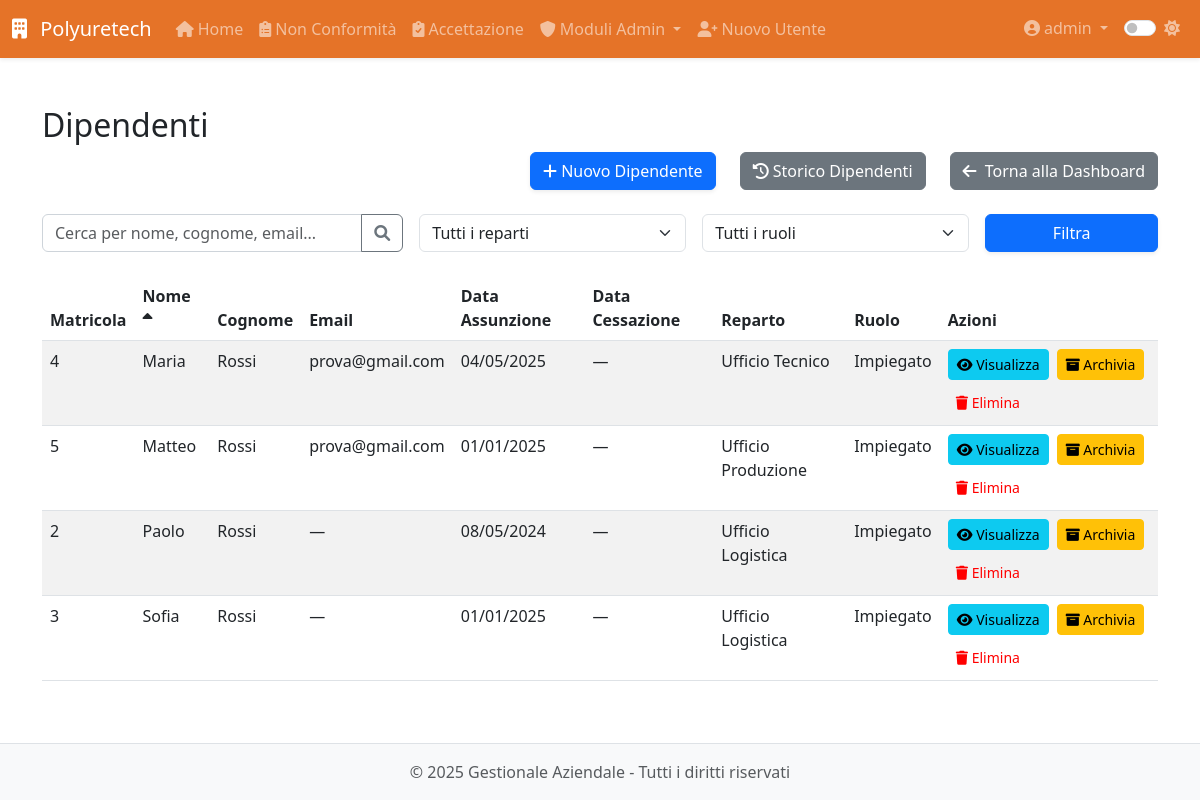
/modulo8/modulo8/dipendenti (signed in), run on the app's committed database.
### app/models.py (models this page shows, shortened)
class User(UserMixin, db.Model):
    __tablename__ = 'users'
    id = db.Column(db.Integer, primary_key=True)
    username = db.Column(db.String(64), unique=True, nullable=False, index=True)
    email = db.Column(db.String(120), unique=True, nullable=False, index=True)
    password_hash = db.Column(db.String(128), nullable=False)
    role = db.Column(db.String(20), default='operatore')  # 'operatore' o 'admin'
    created_at = db.Column(db.DateTime, default=datetime.utcnow)
    last_login = db.Column(db.DateTime)
    is_active = db.Column(db.Boolean, default=True)
    is_admin = db.Column(db.Boolean, default=False)
    modules = db.Column(db.String(255), default='')  # Lista di moduli accessibili separati da virgola
    modulo1_entries = db.relationship('Modulo1Entry',
                               backref='author',
                               lazy='dynamic',
                               foreign_keys='Modulo1Entry.user_id')
    modulo5_entries = db.relationship('Modulo5Entry',
                               backref='author',
                               lazy='dynamic',
                               foreign_keys='Modulo5Entry.user_id')
    def is_admin(self):
        return self.role == 'admin'

class Dipendente(db.Model):
    __tablename__ = 'dipendente'
    id = db.Column(db.Integer, primary_key=True)
    nome = db.Column(db.String(100), nullable=False)
    cognome = db.Column(db.String(100), nullable=False)
    data_nascita = db.Column(db.Date, nullable=False)
    luogo_nascita = db.Column(db.String(100), nullable=False)
    provincia_nascita = db.Column(db.String(2), nullable=False)
    codice_fiscale = db.Column(db.String(16))
    email = db.Column(db.String(120))
    telefono = db.Column(db.String(20))
    matricola = db.Column(db.String(20), unique=True)
    reparto = db.Column(db.String(100))
    ruolo = db.Column(db.String(100))
    data_assunzione_somministrazione = db.Column(db.Date)
    agenzia_somministrazione = db.Column(db.String(100))
    data_assunzione_indeterminato = db.Column(db.Date)
    legge_104 = db.Column(db.Boolean, default=False)
    donatore_avis = db.Column(db.Boolean, default=False)
    indirizzo_residenza = db.Column(db.String(200))
    citta_residenza = db.Column(db.String(100))
    provincia_residenza = db.Column(db.String(2))
    cap_residenza = db.Column(db.String(5))
    data_cessazione = db.Column(db.Date)
    note = db.Column(db.Text)
    archiviato = db.Column(db.Boolean, default=False)
    created_by_id = db.Column(db.Integer, db.ForeignKey('users.id'))
    created_by = db.relationship('User', backref='dipendenti_creati')
    competenze = db.relationship('Competenza',
                               secondary='dipendente_competenza',
                               backref=db.backref('dipendenti', lazy='dynamic'))
    competenze_associate = db.relationship('DipendenteCompetenza',
                                         back_populates='dipendente',
                                         overlaps="competenze,dipendenti")
    vestiario = db.relationship('Inventory',
                              secondary='prelievi_vestiario',
                              backref='dipendenti')
    performance = db.relationship('Performance', back_populates='dipendente', cascade='all, delete-orphan')
    partecipazioni_corsi = db.relationship('PartecipazioneCorso', backref='dipendente', lazy=True)
    corsi_sicurezza = db.relationship('CorsoSicurezza', secondary='dipendente_corso_sicurezza',
                                    backref=db.backref('dipendenti', lazy=True))
    @property
    def data_cessazione_date(self):
        return self.data_cessazione.date() if self.data_cessazione else None

### app/routes/modulo8.py (the view, shortened to what this page needs)
@modulo8.route('/modulo8/dipendenti')
@login_required
@admin_required
def dipendenti():
    search = request.args.get('search', '')
    reparto = request.args.get('reparto', '')
    ruolo = request.args.get('ruolo', '')
    sort_by = request.args.get('sort_by', 'nome')  # default sort by nome
    sort_order = request.args.get('sort_order', 'asc')  # default ascending
    query = Dipendente.query.filter_by(archiviato=False)
    if reparto:
        query = query.filter(Dipendente.reparto == reparto)
    if ruolo:
        query = query.filter(Dipendente.ruolo == ruolo)
    if sort_order == 'desc':
        query = query.order_by(getattr(Dipendente, sort_by).desc())
    else:
        query = query.order_by(getattr(Dipendente, sort_by).asc())
    dipendenti = query.all()
    reparti = db.session.query(Dipendente.reparto).distinct().filter(Dipendente.reparto.isnot(None)).all()
    reparti = [r[0] for r in reparti]
    ruoli = db.session.query(Dipendente.ruolo).distinct().filter(Dipendente.ruolo.isnot(None)).all()
    ruoli = [r[0] for r in ruoli]
    now = datetime.utcnow()
    return render_template(
        'modulo8/dipendenti.html',
        dipendenti=dipendenti,
        now=now,
        reparti=reparti,
        ruoli=ruoli,
        sort_by=sort_by,
        sort_order=sort_order
    )

### app/models.py (called while the page is built)
@login_manager.user_loader
def load_user(id):
    return User.query.get(int(id))

### app/utils.py (called while the page is built)
def admin_required(f):
    @wraps(f)
    def decorated_function(*args, **kwargs):
        if not current_user.is_admin:
            abort(403)
        return f(*args, **kwargs)
    return decorated_function

### app/templates/modulo8/dipendenti.html (shortened to what this page needs)
{% extends 'base.html' %}
{% block content %}
<div class="module-view">
  <h2>Dipendenti</h2>
  <div class="d-flex justify-content-end gap-4 mb-4">
    <a href="{{ url_for('modulo8.nuovo_dipendente') }}" class="btn btn-primary">
      <i class="fas fa-plus"></i> Nuovo Dipendente
    </a>
    <a href="{{ url_for('modulo8.storico_dipendenti') }}" class="btn btn-secondary">
      <i class="fas fa-history"></i> Storico Dipendenti
    </a>
    <a href="{{ url_for('modulo8.dashboard') }}" class="btn btn-secondary">
      <i class="fas fa-arrow-left me-1"></i> Torna alla Dashboard
  </a>
  </div>
  <div class="search-container mb-4">
    <form action="{{ url_for('modulo8.dipendenti') }}" method="GET" class="row g-3">
      <div class="col-md-4">
        <div class="input-group">
          <input type="text" class="form-control" name="search" placeholder="Cerca per nome, cognome, email..." value="{{ request.args.get('search', '') }}">
          <button class="btn btn-outline-secondary" type="submit">
            <i class="fas fa-search"></i>
          </button>
        </div>
      </div>
      <div class="col-md-3">
        <select class="form-select" name="reparto">
          <option value="">Tutti i reparti</option>
        </select>
      </div>
      <div class="col-md-3">
        <select class="form-select" name="ruolo">
          <option value="">Tutti i ruoli</option>
        </select>
      </div>
      <div class="col-md-2">
        <button type="submit" class="btn btn-primary w-100">Filtra</button>
      </div>
    </form>
  </div>
  <table class="table table-striped">
    <thead>
      <tr>
        <th>
          <a href="{{ url_for('modulo8.dipendenti', sort_by='matricola', sort_order='asc' if sort_by != 'matricola' or sort_order == 'desc' else 'desc', search=search, reparto=reparto, ruolo=ruolo) }}" class="text-decoration-none text-dark">
            Matricola
          </a>
        </th>
        <th>
          <a href="{{ url_for('modulo8.dipendenti', sort_by='nome', sort_order='asc' if sort_by != 'nome' or sort_order == 'desc' else 'desc', search=search, reparto=reparto, ruolo=ruolo) }}" class="text-decoration-none text-dark">
            Nome
            {% if sort_by == 'nome' %}
              <i class="fas fa-sort-{{ 'up' if sort_order == 'asc' else 'down' }}"></i>
            {% endif %}
          </a>
        </th>
        <th>
          <a href="{{ url_for('modulo8.dipendenti', sort_by='cognome', sort_order='asc' if sort_by != 'cognome' or sort_order == 'desc' else 'desc', search=search, reparto=reparto, ruolo=ruolo) }}" class="text-decoration-none text-dark">
            Cognome
          </a>
        </th>
        <th>
          <a href="{{ url_for('modulo8.dipendenti', sort_by='email', sort_order='asc' if sort_by != 'email' or sort_order == 'desc' else 'desc', search=search, reparto=reparto, ruolo=ruolo) }}" class="text-decoration-none text-dark">
            Email
          </a>
        </th>
        <th>
          <a href="{{ url_for('modulo8.dipendenti', sort_by='data_assunzione_indeterminato', sort_order='asc' if sort_by != 'data_assunzione_indeterminato' or sort_order == 'desc' else 'desc', search=search, reparto=reparto, ruolo=ruolo) }}" class="text-decoration-none text-dark">
            Data Assunzione
          </a>
        </th>
        <th>
          <a href="{{ url_for('modulo8.dipendenti', sort_by='data_cessazione', sort_order='asc' if sort_by != 'data_cessazione' or sort_order == 'desc' else 'desc', search=search, reparto=reparto, ruolo=ruolo) }}" class="text-decoration-none text-dark">
            Data Cessazione
          </a>
        </th>
        <th>
          <a href="{{ url_for('modulo8.dipendenti', sort_by='reparto', sort_order='asc' if sort_by != 'reparto' or sort_order == 'desc' else 'desc', search=search, reparto=reparto, ruolo=ruolo) }}" class="text-decoration-none text-dark">
            Reparto
          </a>
        </th>
        <th>
          <a href="{{ url_for('modulo8.dipendenti', sort_by='ruolo', sort_order='asc' if sort_by != 'ruolo' or sort_order == 'desc' else 'desc', search=search, reparto=reparto, ruolo=ruolo) }}" class="text-decoration-none text-dark">
            Ruolo
          </a>
        </th>
        <th>Azioni</th>
      </tr>
    </thead>
    <tbody>
      {% for dip in dipendenti %}
      <tr>
        <td>{{ dip.matricola or '—' }}</td>
        <td>{{ dip.nome }}</td>
        <td>{{ dip.cognome }}</td>
        <td>{{ dip.email or '—' }}</td>
        <td>
          {% if dip.data_assunzione_indeterminato %}
            {{ dip.data_assunzione_indeterminato.strftime('%d/%m/%Y') }}
          {% elif dip.data_assunzione_somministrazione %}
            {{ dip.data_assunzione_somministrazione.strftime('%d/%m/%Y') }}
          {% else %}
            —
          {% endif %}
        </td>
        <td>{{ dip.data_cessazione_date.strftime('%d-%m-%Y') if dip.data_cessazione_date else '—' }}</td>
        <td>{{ dip.reparto or '—' }}</td>
        <td>{{ dip.ruolo or '—' }}</td>
        <td>
          <div class="d-flex gap-2 flex-wrap">
            <a href="{{ url_for('modulo8.profilo_dipendente', id=dip.id) }}" class="btn btn-sm btn-info">
              <i class="fas fa-eye"></i> Visualizza
            </a>
            <button type="button" class="btn btn-sm btn-warning" data-bs-toggle="modal" data-bs-target="#archiveModal{{ dip.id }}">
              <i class="fas fa-archive"></i> Archivia
            </button>
            <button type="button" class="btn btn-sm btn-danger" data-bs-toggle="modal" data-bs-target="#deleteModal{{ dip.id }}">
              <i class="fas fa-trash"></i> Elimina
            </button>
          </div>
        </td>
      </tr>
      {% endfor %}
    </tbody>
  </table>
</div>
{% endblock %}

### app/templates/base.html (shortened to what this page needs)
<!DOCTYPE html>
<html lang="it">
<head>
    <link href="https://cdn.jsdelivr.net/npm/bootstrap@5.3.0-alpha1/dist/css/bootstrap.min.css" rel="stylesheet">
    <link rel="stylesheet" href="https://cdnjs.cloudflare.com/ajax/libs/font-awesome/6.0.0/css/all.min.css">
    <link id="theme-style" rel="stylesheet" href="{{ url_for('static', filename='css/theme-' + theme + '.css') }}">
    <link rel="stylesheet" href="{{ url_for('static', filename='css/style.css') }}">
    <link rel="stylesheet" href="{{ url_for('static', filename='css/modulo8.css') }}">
</head>
<body>
    <header class="navbar navbar-expand-lg navbar-dark bg-primary sticky-top shadow-sm">
        <div class="container-fluid">
            <a class="navbar-brand" href="{{ url_for('dashboard.index') }}">
                <i class="fas fa-building me-2"></i> Polyuretech
            </a>
            <div class="collapse navbar-collapse" id="navbarMain">
                {% if current_user.is_authenticated %}
                <ul class="navbar-nav me-auto">
                    <li class="nav-item">
                        <a class="nav-link" href="{{ url_for('dashboard.index') }}">
                            <i class="fas fa-home me-1"></i>Home
                        </a>
                    </li>
                    <li class="nav-item">
                        <a class="nav-link" href="{{ url_for('modulo1.index') }}">
                            <i class="fas fa-clipboard-list me-1"></i>Non Conformità
                        </a>
                    </li>
                    <li class="nav-item">
                        <a class="nav-link" href="{{ url_for('modulo5.index') }}">
                            <i class="fas fa-clipboard-check me-1"></i>Accettazione
                        </a>
                    </li>
                    {% if current_user.is_admin() %}
                    <li class="nav-item dropdown">
                        <a class="nav-link dropdown-toggle" href="#" id="adminModulesDropdown" data-bs-toggle="dropdown">
                            <i class="fas fa-shield-alt me-1"></i>Moduli Admin
                        </a>
                    </li>
                    <li class="nav-item">
                        <a class="nav-link" href="{{ url_for('auth.register') }}">
                            <i class="fas fa-user-plus me-1"></i>Nuovo Utente
                        </a>
                    </li>
                    {% endif %}
                </ul>
                <ul class="navbar-nav ms-auto">
                    <li class="nav-item dropdown">
                        <a class="nav-link dropdown-toggle" href="#" id="userDropdown" data-bs-toggle="dropdown">
                            <i class="fas fa-user-circle me-1"></i>{{ current_user.username }}
                        </a>
                    </li>
                    <li class="nav-item">
                        <div class="nav-link">
                            <div class="form-check form-switch">
                                <input class="form-check-input" type="checkbox" id="darkModeToggle" {% if theme == 'dark' %}checked{% endif %}>
                                <label class="form-check-label" for="darkModeToggle">
                                    <i id="theme-icon" class="fas {% if theme == 'dark' %}fa-moon{% else %}fa-sun{% endif %}"></i>
                                </label>
                            </div>
                        </div>
                    </li>
                </ul>
                {% endif %}
            </div>
        </div>
    </header>
    <main class="container py-4">
        {% block content %}{% endblock %}
    </main>
    <footer class="footer mt-auto py-3 bg-light">
        <div class="container text-center">
            <span class="text-muted">&copy; {{ current_year }} {{ app_name }} - Tutti i diritti riservati</span>
        </div>
    </footer>
</body>
</html>

### app/static/css/theme-light.css (style rules this page uses)
:root { --primary-color: #e05a00d7; --secondary-color: #6c757d; --bg-color: #ffffff; --text-color: #212529; --border-color: #dee2e6; --hover-bg: #f8f9fa; --card-bg: #ffffff; --card-border: #e9ecef; --input-bg: #ffffff; --input-border: #ced4da; --footer-bg: #f8f9fa; --footer-text: #6c757d; --bs-primary-rgb: 0, 0, 0; --bs-success-rgb: 1, 150, 20; --bs-info-rgb: 0, 0, 255; --bs-purple-rgb: 128, 0, 128; --bs-orange-rgb: 255, 165, 0; --bs-teal-rgb: 180, 180, 180; --bs-warning-rgb: 255, 255, 0; --bs-danger-rgb: 255, 0, 0; --bs-btn-bg: #ffffff; }
body { background-color: var(--bg-color); color: var(--text-color); transition: all 0.3s ease; }
.navbar-dark { background-color: var(--primary-color) !important; }
.form-control { background-color: var(--input-bg); border-color: var(--input-border); color: var(--text-color); }
.footer { background-color: var(--footer-bg) !important; color: var(--footer-text); border-top: 1px solid var(--border-color); }
.table { color: var(--text-color); }
.table-striped tbody tr:nth-of-type(odd) { background-color: rgba(0, 0, 0, 0.05); }
.btn-danger { background-color: var(--bs-danger-rgb); color: #ff0000; border: none; }

### app/static/css/style.css (style rules this page uses)
body { display: flex; flex-direction: column; min-height: 100vh; }
main { flex: 1; }
.btn-primary { box-shadow: 0 .125rem .25rem rgba(0,0,0,.075); }

### data on the page
User: username "admin"
Dipendente: matricola "4", nome "Maria", cognome "Rossi", email "prova@gmail.com", data_assunzione_indeterminato "04/05/2025", data_cessazione_date "—", reparto "Ufficio Tecnico", ruolo "Impiegato"
Dipendente: matricola "5", nome "Matteo", cognome "Rossi", email "prova@gmail.com", data_assunzione_indeterminato "01/01/2025", data_cessazione_date "—", reparto "Ufficio Produzione", ruolo "Impiegato"
Dipendente: matricola "2", nome "Paolo", cognome "Rossi", email "—", data_assunzione_somministrazione "08/05/2024", data_cessazione_date "—", reparto "Ufficio Logistica", ruolo "Impiegato"
Dipendente: matricola "3", nome "Sofia", cognome "Rossi", email "—", data_assunzione_somministrazione "01/01/2025", data_cessazione_date "—", reparto "Ufficio Logistica", ruolo "Impiegato"

### other printed values
{{ app_name }} "Gestionale Aziendale"
